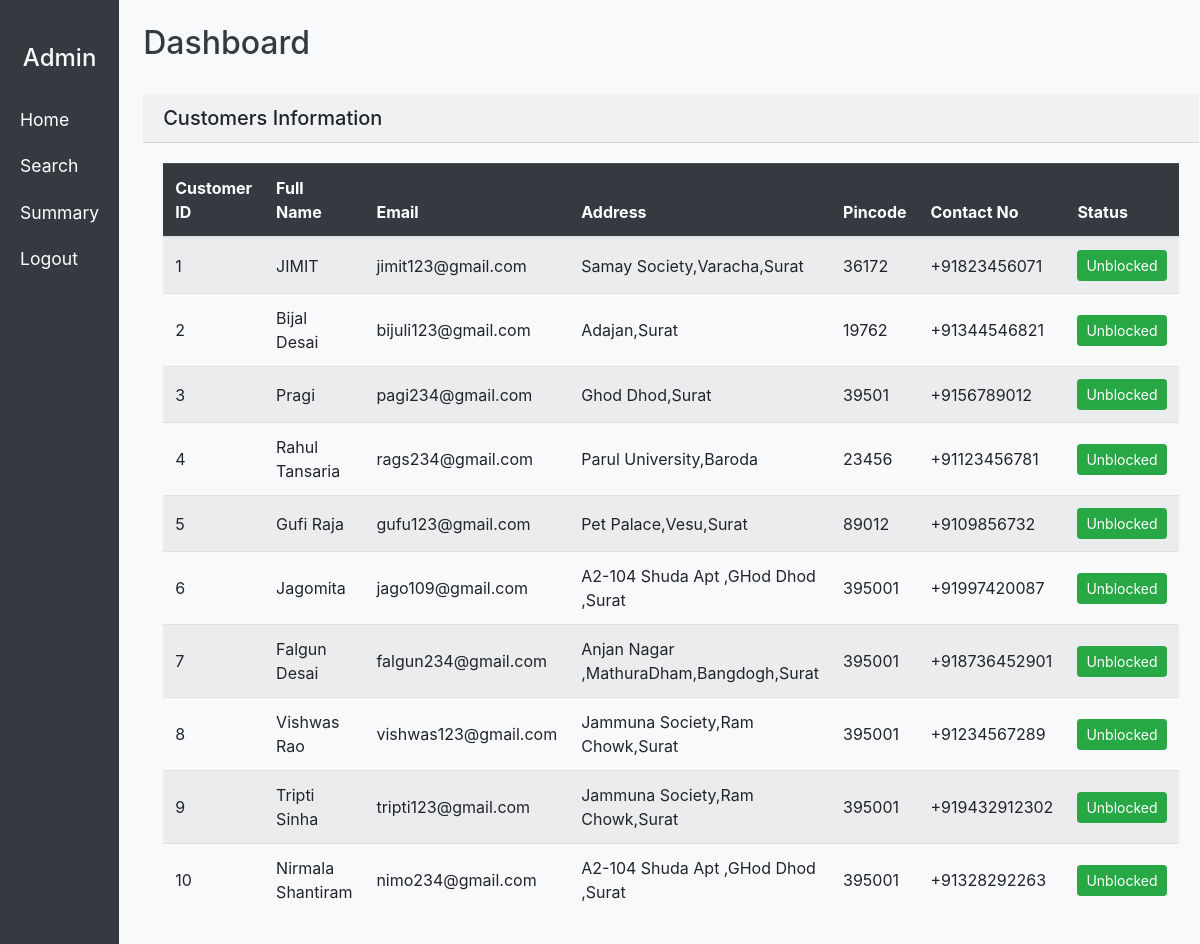
/admin_customers, run on the app's committed database.
### codes/app.py (models this page shows)
class Customers(db.Model):
    __tablename__="Customers"
    customer_id=db.Column(db.Integer,primary_key=True,autoincrement=True,nullable=False)
    full_name = db.Column(db.String(80))
    password=db.Column(db.String(80),nullable=False)
    email= db.Column(db.String(80),nullable=False)
    address=db.Column(db.String(180), nullable=False)
    pin_code=db.Column(db.Integer,nullable=False)
    phone_number=db.Column(db.String(80))
    status=db.Column(db.String(80),default="Unblocked")

### codes/app.py (the view, shortened to what this page needs)
@app.route("/admin_customers",methods=["GET","POST"])
def admin_customers():
    customers=Customers.query.all()
    return render_template('customers_table.html',customers=customers)

### templates/customers_table.html
{% extends "layout2.html"%}
    {%block body%}
    <div class="card-header">
        <h5 class="mb-0">Customers Information</h5>
    </div>
    <div class="card-body">
        <table class="table table-striped">
            <thead class="table-dark">
                <tr>
                    <th>Customer ID</th>
                    <th>Full Name</th>
                    <th>Email</th>
                    <th>Address</th>
                    <th>Pincode</th>
                    <th>Contact No</th>
                    <th>Status</th>
                </tr>
            </thead>
            <tbody>
                {%if customers%}
                {%for customer in customers%}
                <tr>
                    <td>{{customer.customer_id}}</td>
                    <td>{{customer.full_name}}</td>
                    <td>{{customer.email}}</td>
                    <td>{{customer.address}}</td>
                    <td>{{customer.pin_code}}</td>
                    <td>{{customer.phone_number}}</td>
                    <form action="{{ url_for('admin_customers') }}" method="POST">
                    <td>
                        <form action="{{ url_for('admin_customers') }}" method="POST">
                            {% if customer.status=="Unblocked"%}
                            <button class="btn btn-success btn-sm" name="action" value="{{customer.customer_id}},Unblock">Unblocked</button>
                            {%else%}
                            <button class="btn btn-danger btn-sm" name="action" value="{{customer.customer_id}},Block">Blocked</button>
                            {%endif%}
                        </form>
                    </td>
                </tr>
                {%endfor%}
                {%endif%}
            </tbody>
        </table>
    </div>
    {%endblock%}

### static/style2.css (style rules this page uses)
.table th, .table td { vertical-align: middle; }
.table th { background-color: #343a40; color: white; }
.btn-sm { padding: 0.25rem 0.5rem; }

### data on the page
Customers: customer_id "1", full_name "JIMIT", email "jimit123@gmail.com", address "Samay Society,Varacha,Surat", pin_code "36172", phone_number "+91823456071"
Customers: customer_id "2", full_name "Bijal Desai", email "bijuli123@gmail.com", address "Adajan,Surat", pin_code "19762", phone_number "+91344546821"
Customers: customer_id "3", full_name "Pragi", email "pagi234@gmail.com", address "Ghod Dhod,Surat", pin_code "39501", phone_number "+9156789012"
Customers: customer_id "4", full_name "Rahul Tansaria", email "rags234@gmail.com", address "Parul University,Baroda", pin_code "23456", phone_number "+91123456781"
Customers: customer_id "5", full_name "Gufi Raja", email "gufu123@gmail.com", address "Pet Palace,Vesu,Surat", pin_code "89012", phone_number "+9109856732"
Customers: customer_id "6", full_name "Jagomita", email "jago109@gmail.com", address "A2-104 Shuda Apt ,GHod Dhod ,Surat", pin_code "395001", phone_number "+91997420087"
Customers: customer_id "7", full_name "Falgun Desai", email "falgun234@gmail.com", address "Anjan Nagar ,MathuraDham,Bangdogh,Surat", pin_code "395001", phone_number "+918736452901"
Customers: customer_id "8", full_name "Vishwas Rao", email "vishwas123@gmail.com", address "Jammuna Society,Ram Chowk,Surat", pin_code "395001", phone_number "+91234567289"
Customers: customer_id "9", full_name "Tripti Sinha", email "tripti123@gmail.com", address "Jammuna Society,Ram Chowk,Surat", pin_code "395001", phone_number "+919432912302"
Customers: customer_id "10", full_name "Nirmala Shantiram", email "nimo234@gmail.com", address "A2-104 Shuda Apt ,GHod Dhod ,Surat", pin_code "395001", phone_number "+91328292263"
